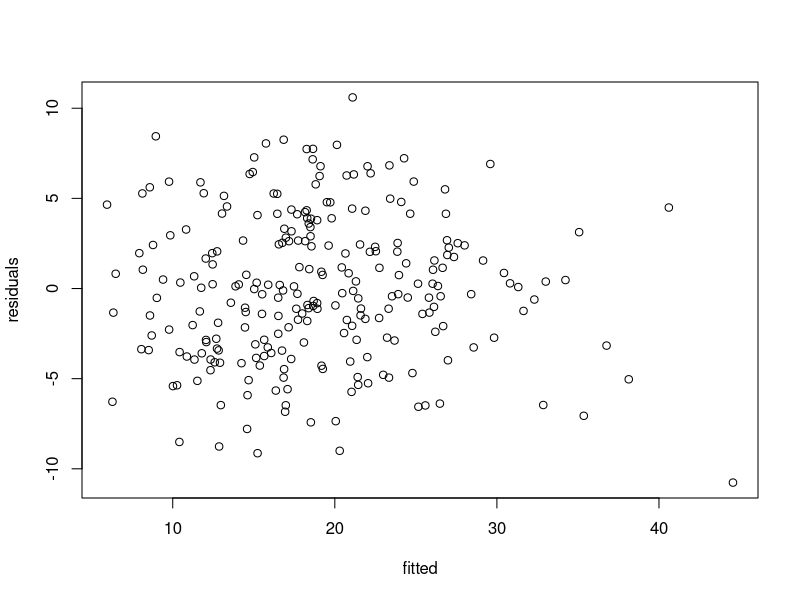
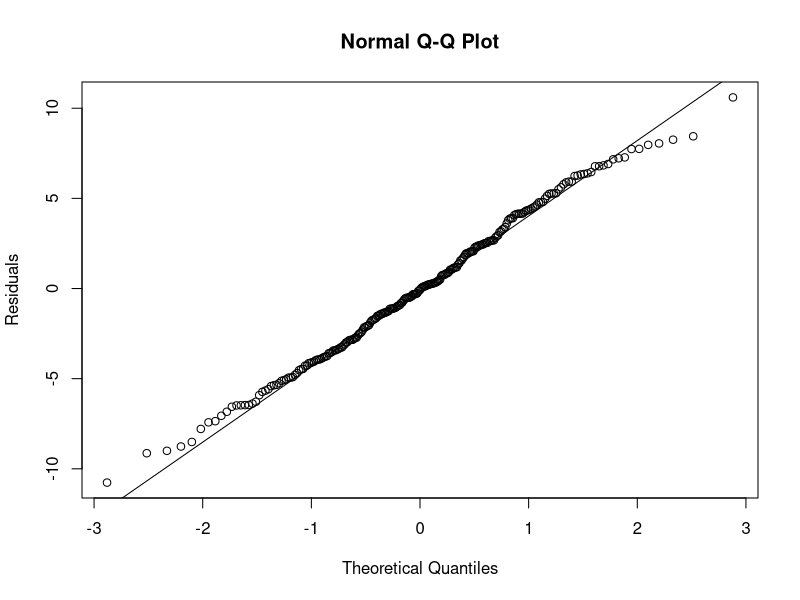
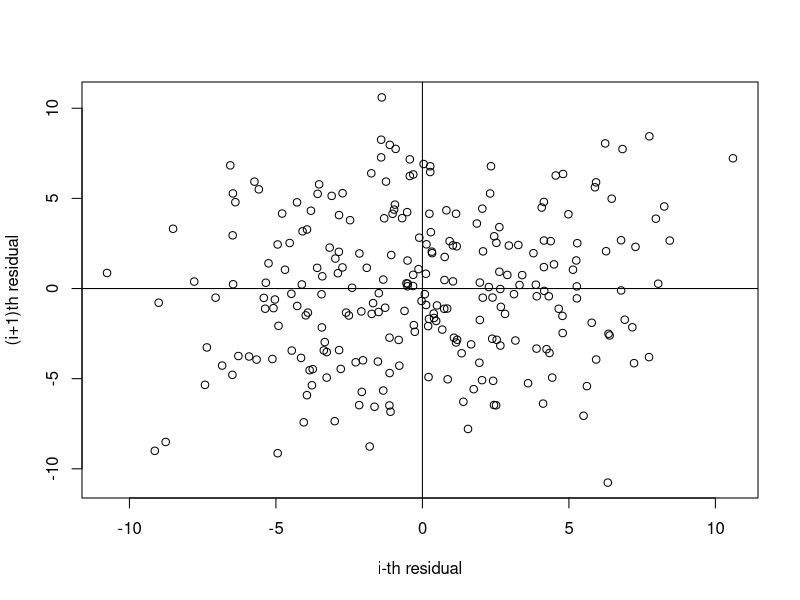
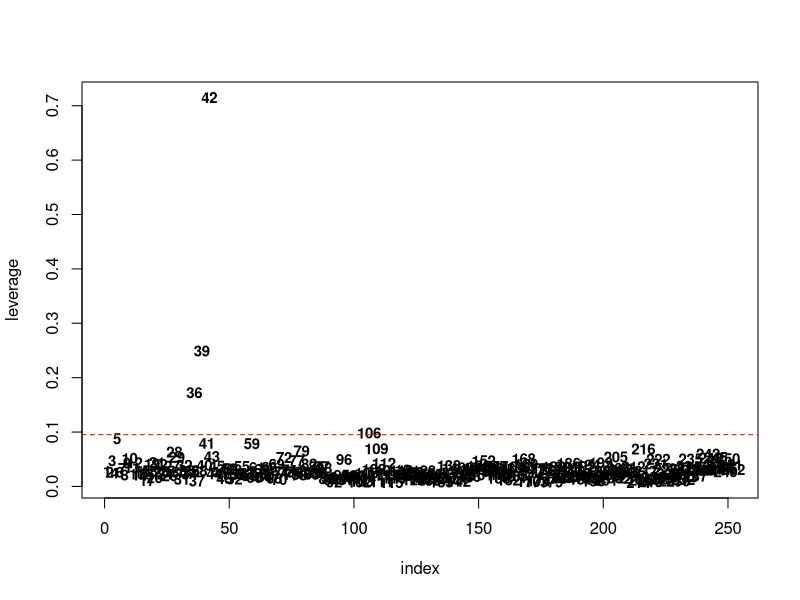

Write the R code that produced these figures, in order. (Note: this script raises an error after producing the figures.)
## ---- chunk 1
library(knitr)
library(MASS)
library(RSQLite)
# set global chunk options: images will be 7x5 inches
knitr::opts_chunk$set(
	fig.height = 5,
	fig.width = 7,
	include = TRUE
)
options(digits = 4)


## indents are for indenting r code as formatted text
## They may need to be adjusted depending on your OS
# if your output looks odd, increase or decrease indent
indent1 = '    '
indent2 = '        '
indent3 = '            '
## ---- chunk 2
fat <- read.csv(file = "fat.csv")
head(fat)
## ---- chunk 3
# Set up linear model
fatMod <- lm(formula = brozek ~ age + weight + height + neck + chest + abdom + hip, data = fat)

# Take a look at the first 5 observations and the first 5 residuals
head(fitted(fatMod))
head(residuals(fatMod))
## ---- chunk 4
plot(fitted(fatMod), residuals(fatMod), xlab = "fitted", ylab = "residuals")
## ---- chunk 5
# Plot the residuals from our model
qqnorm(residuals(fatMod), ylab = "Residuals")

# Plot a normal line
qqline(residuals(fatMod))
## ---- chunk 6
shapiro.test(residuals(fatMod))
## ---- chunk 7
n <- nrow(fat)
plot(tail(residuals(fatMod), n-1) ~ head(residuals(fatMod), n-1),
     xlab = "i-th residual", ylab = "(i+1)th residual")
abline(h=0, v=0)
## ---- chunk 8
# Calculate leverage points
x <- model.matrix(fatMod)
H <- x %*% solve(crossprod(x), t(x))
lev <- diag(H)
sum(lev)
## ---- chunk 9
# Store the number of predictors in a variable
p <- 7

# Create a dataframe with the leverage points
dat <- data.frame(index = seq(length(lev)), leverage = lev)

# Plot the leverage points as well as the cutoff line\
plot(leverage ~ index, col = "white", data = dat, pch = NULL)
text(leverage ~ index, labels = index, data = dat, cex = 0.9, font =2)
abline(h = 3*(p+1)/n, col = "red", lty = 2)
## ---- chunk 10
# Use the residual standard error to standardize the residuals
rse <- summary(fatMod)$sigma
r <- residuals(fatMod)/(rse *sqrt(1-lev))
r 
## ---- chunk 11
# Calculate cook's distance for all of the leverage points
d <- r^2*lev / (1-lev) / (p+1)

# FIlter out observations with a Cook's distance greater thanm 0.02
d[d>0.02]
## ---- chunk 12
# Remove observations where the response variable is 0
fat_fixed <-fat[fat$brozek !=0,]

# Create a new model that is stricly positive and plot
fatmod_fixed <- lm(formula = brozek ~ age + weight + height + neck + chest + abdom + hip, data = fat_fixed)
boxcox(fatmod_fixed)
